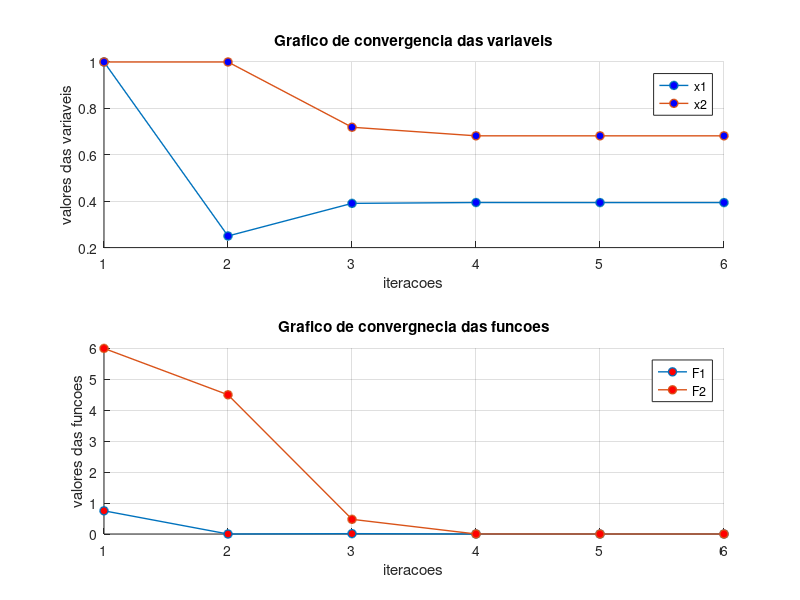

Recreate this plot in MATLAB.
function genericNewtonRaphson()
clc;
x   = [1, 1]';
max = 1000;
tol = 1e-5;
%functions
f = @(x) x(1) + x(2) - sqrt(x(2)) -0.25;
g = @(x) 8 .* x(1) .^2 + 16 .*x(2) - 8 .*x(1) .*x(2) - 10;

functions = @(x) [f(x); g(x)];
jInv = @(x)inv([  1, 1 - 1 / (2 .* sqrt(x(2))); 16 .* x(1) - 8 .* x(2),  16 - 8 .* x(1)]);

%atribuition
functions(x);
jInv(x);

%test
[data, dataF] = newtonRaphson(x, functions, jInv, max, tol);

%print
  for i = 1: length(data(1,:))
    printf('Values of x%d: %.4f\n', i, data(end, i));
  endfor
  printf('\n');
  for i = 1: length(data(1,:))
    printf('Values of F%d:  %.4f\n', i, dataF(end, i));
  endfor
%plot
 genericPlot(data, dataF);
end

function [data, dataF] = newtonRaphson(x0, functions, jInv, maxI, tol)
  data  = zeros(maxI + 1, length(x0));
  dataF = zeros(maxI + 1, length(x0));
  data(1,  :) = x0;
  dataF(1, :) = functions(x0);
  for i = 1 : maxI
    x = x0 - jInv(x0) * functions(x0);
    data(i + 1, :)  = x;
    dataF(i + 1, :) = functions(x);
    if max(abs(x0 - x)) <= tol
     break
    endif
    x0 = x;
  endfor
  data  = data (1: i + 1, :);
  dataF = dataF(1: i + 1, :);
end

function genericPlot(data, dataF)
   numIter = size(data, 1);
   numV = size(data, 2);
   i = 1: numIter

   subplot(2, 1, 1);
   hold on;
   plot(i, data(:, :), '-o', 'LineWidth', 1, 'MarkerFaceColor', 'b');
   xlabel('iteracoes');
   ylabel('valores das variaveis');
   legData = arrayfun(@(k) sprintf('x%d', k), 1:numV, 'UniformOutput', false);
   legend(legData(:));
   title('Grafico de convergencia das variaveis');
   grid on;
   hold off;

   subplot(2, 1, 2);
   hold on;
   plot(i, dataF(:, :), '-o', 'LineWidth', 1, 'MarkerFaceColor', 'r');
   xlabel('iteracoes');
   ylabel('valores das funcoes');
   legDataF = arrayfun(@(k) sprintf('F%d', k), 1:numV, 'UniformOutput', false);
   legend(legDataF(:));
   title('Grafico de convergnecia das funcoes');
   grid on;
   hold off;
 end
